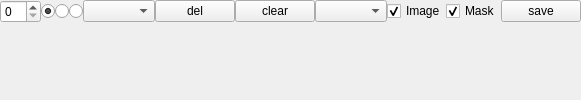
       <widget class="QWidget" name="subwindow">
        <property name="windowTitle">
         <string>Subwindow</string>
        </property>
        <layout class="QVBoxLayout" name="verticalLayout_7">
         <property name="spacing">
          <number>0</number>
         </property>
         <property name="leftMargin">
          <number>0</number>
         </property>
         <property name="topMargin">
          <number>0</number>
         </property>
         <property name="rightMargin">
          <number>0</number>
         </property>
         <property name="bottomMargin">
          <number>0</number>
         </property>
         <item>
          <layout class="QHBoxLayout" name="horizontalLayout_2">
           <property name="spacing">
            <number>0</number>
           </property>
           <item>
            <widget class="QSpinBox" name="spinBox_8">
             <property name="sizePolicy">
              <sizepolicy hsizetype="Fixed" vsizetype="Fixed">
               <horstretch>0</horstretch>
               <verstretch>0</verstretch>
              </sizepolicy>
             </property>
             <property name="toolTip">
              <string>The currently shown frame.</string>
             </property>
            </widget>
           </item>
           <item>
            <widget class="QRadioButton" name="radioButton_3">
             <property name="sizePolicy">
              <sizepolicy hsizetype="Fixed" vsizetype="Fixed">
               <horstretch>0</horstretch>
               <verstretch>0</verstretch>
              </sizepolicy>
             </property>
             <property name="toolTip">
              <string>Individual frames</string>
             </property>
             <property name="text">
              <string/>
             </property>
             <property name="checked">
              <bool>true</bool>
             </property>
            </widget>
           </item>
           <item>
            <widget class="QRadioButton" name="radioButton_4">
             <property name="sizePolicy">
              <sizepolicy hsizetype="Fixed" vsizetype="Fixed">
               <horstretch>0</horstretch>
               <verstretch>0</verstretch>
              </sizepolicy>
             </property>
             <property name="toolTip">
              <string>Integrate frames</string>
             </property>
             <property name="text">
              <string/>
             </property>
            </widget>
           </item>
           <item>
            <widget class="QRadioButton" name="radioButton_5">
             <property name="sizePolicy">
              <sizepolicy hsizetype="Fixed" vsizetype="Fixed">
               <horstretch>0</horstretch>
               <verstretch>0</verstretch>
              </sizepolicy>
             </property>
             <property name="toolTip">
              <string>Average frames</string>
             </property>
             <property name="text">
              <string/>
             </property>
            </widget>
           </item>
           <item>
            <widget class="QComboBox" name="comboBox_7">
             <property name="sizePolicy">
              <sizepolicy hsizetype="Minimum" vsizetype="Fixed">
               <horstretch>0</horstretch>
               <verstretch>0</verstretch>
              </sizepolicy>
             </property>
            </widget>
           </item>
           <item>
            <widget class="QPushButton" name="pushButton_10">
             <property name="sizePolicy">
              <sizepolicy hsizetype="Fixed" vsizetype="Fixed">
               <horstretch>0</horstretch>
               <verstretch>0</verstretch>
              </sizepolicy>
             </property>
             <property name="text">
              <string>del</string>
             </property>
            </widget>
           </item>
           <item>
            <widget class="QPushButton" name="pushButton_9">
             <property name="sizePolicy">
              <sizepolicy hsizetype="Fixed" vsizetype="Fixed">
               <horstretch>0</horstretch>
               <verstretch>0</verstretch>
              </sizepolicy>
             </property>
             <property name="toolTip">
              <string>&lt;html&gt;&lt;head/&gt;&lt;body&gt;&lt;p&gt;Clear the representations of the CLSM images&lt;/p&gt;&lt;/body&gt;&lt;/html&gt;</string>
             </property>
             <property name="text">
              <string>clear</string>
             </property>
            </widget>
           </item>
           <item>
            <widget class="QComboBox" name="comboBox_2">
             <property name="sizePolicy">
              <sizepolicy hsizetype="Minimum" vsizetype="Fixed">
               <horstretch>0</horstretch>
               <verstretch>0</verstretch>
              </sizepolicy>
             </property>
            </widget>
           </item>
           <item>
            <widget class="QCheckBox" name="checkBox_5">
             <property name="sizePolicy">
              <sizepolicy hsizetype="Fixed" vsizetype="Fixed">
               <horstretch>0</horstretch>
               <verstretch>0</verstretch>
              </sizepolicy>
             </property>
             <property name="toolTip">
              <string>Show the image.</string>
             </property>
             <property name="text">
              <string>Image</string>
             </property>
             <property name="checked">
              <bool>true</bool>
             </property>
            </widget>
           </item>
           <item>
            <widget class="QCheckBox" name="checkBox_6">
             <property name="sizePolicy">
              <sizepolicy hsizetype="Fixed" vsizetype="Fixed">
               <horstretch>0</horstretch>
               <verstretch>0</verstretch>
              </sizepolicy>
             </property>
             <property name="toolTip">
              <string>Show the selection mask</string>
             </property>
             <property name="text">
              <string>Mask</string>
             </property>
             <property name="checked">
              <bool>true</bool>
             </property>
            </widget>
           </item>
           <item>
            <widget class="QPushButton" name="pushButton_5">
             <property name="sizePolicy">
              <sizepolicy hsizetype="Fixed" vsizetype="Fixed">
               <horstretch>0</horstretch>
               <verstretch>0</verstretch>
              </sizepolicy>
             </property>
             <property name="toolTip">
              <string>&lt;html&gt;&lt;head/&gt;&lt;body&gt;&lt;p&gt;Save the current image to a file.&lt;/p&gt;&lt;/body&gt;&lt;/html&gt;</string>
             </property>
             <property name="text">
              <string>save</string>
             </property>
            </widget>
           </item>
          </layout>
         </item>
         <item>
          <layout class="QVBoxLayout" name="verticalLayout_4">
           <property name="spacing">
            <number>0</number>
           </property>
          </layout>
         </item>
         <item>
          <spacer name="verticalSpacer_3">
           <property name="orientation">
            <enum>Qt::Vertical</enum>
           </property>
           <property name="sizeHint" stdset="0">
            <size>
             <width>20</width>
             <height>40</height>
            </size>
           </property>
          </spacer>
         </item>
        </layout>
       </widget>
